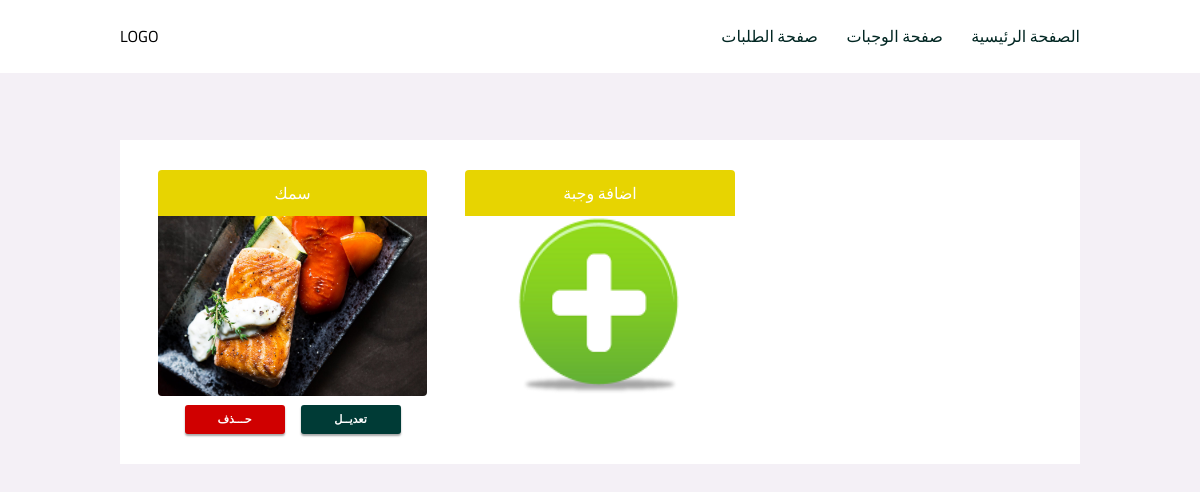
/admin/meals, run on the app's committed database.
### main.py (models this page shows)
class Meals(db.Model):
    id = db.Column(db.Integer, primary_key=True, autoincrement=True)
    name = db.Column(db.String(50), nullable=False)
    desc = db.Column(db.Text)
    price = db.Column(db.Numeric(10, 2))
    requests = db.relationship('Requests', backref='meal')
    photo_id = db.Column(db.Integer, db.ForeignKey('photos.id'))

class Photos(db.Model):
    id = db.Column(db.Integer, primary_key=True, autoincrement=True)
    url = db.Column(db.Text, nullable=False)
    meals = db.relationship('Meals', backref='photo')

### main.py (the view)
@app.route('/admin/meals')
def show_meals_for_admin():
    meals = o.get_all_meal()
    return render_template('show-meals-for-admin.html', meals=meals)

### main.py (called while the page is built)
    def get_all_meal(self):
        return Meals.query.all()

### templates/show-meals-for-admin.html (shortened to what this page needs)
<!DOCTYPE html>
<html lang="en">
  <head>
    <link href="{{ url_for('static', filename='style/style.css') }}" rel="stylesheet">
  </head>
  <body>
    <header id="header">
      <p>LOGO</p>
      <nav class="header-nav">
        <a href="#">الصفحة الرئيسية</a>
        <a href="#">صفحة الوجبات</a>
        <a href="#">صفحة الطلبات</a>
      </nav>
    </header>
    <main id="main-edit">
      <section class="meals-container">
        {% for meal in meals %}
          <div class="meal">
          <p>{{meal.name}}</p>
          <img src="{{meal.photo.url}}" />
          <div>
            <button onclick="location.href='{{url_for('delete_meal',id = meal.id)}}'" class="delete-btn">حـــذف</button>
            <button  onclick="location.href='{{url_for('update_meal',id = meal.id)}}'" class="edit-btn">تعديــل</button>
          </div>
          </div>
        {% endfor %}
        <div class="meal">
          <p>اضافة وجبة </p>
          <a href="/admin/meals/add_meal"><img src="/static/images/assets/add1.png"
                                               style="height: 180px; padding: 1px 50px;"/></a>
        </div>
      </section>
    </main>
  </body>
</html>

### static/style/style.css (style rules this page uses)
* { margin: 0; padding: 0; box-sizing: border-box; }
body { min-width: 960px; font-family: "Cairo", sans-serif; }
a { text-decoration: none; white-space: nowrap; }
#header { padding: 1.333rem 10%; display: flex; justify-content: space-between; background-color: white; }
#header .header-nav { display: flex; flex-direction: row-reverse; }
#header .header-nav > a { margin-right: 1.777rem; color: #012622; transition: opacity ease-in-out 300ms; }
#header .header-nav a:first-of-type { margin: 0; }
#main-edit { padding: 4.209rem 10%; min-height: calc(100vh - 2.666rem - 30px); background: #f4f0f6; }
#main-edit .meals-container { margin-bottom: 1.777rem; padding: 1.888rem 2.369rem; display: grid; grid-template-columns: 1fr 1fr 1fr; grid-gap: 2.369rem; background: white; }
#main-edit .meal { width: 100%; }
#main-edit .meal > p:first-of-type { padding: 8px 0; color: white; background: #e7d401; text-align: center; border-radius: 4px 4px 0 0; }
#main-edit .meal img { width: 100%; max-width: 100%; height: 180px; border-radius: 0 0 4px 4px; }
#main-edit .meal > div:last-of-type { display: flex; justify-content: center; }
#main-edit .delete-btn, #main-edit .edit-btn { padding: 8px; width: 100px; color: white; background: #003b36; border: none; border-radius: 3px; font-weight: 600; box-shadow: 0 2px 2px #01040457; cursor: pointer; text-align: center; transition: opacity ease-in-out 300ms; font-size: 0.7rem; }
#main-edit .edit-btn { margin-left: 8px; }
#main-edit .delete-btn { margin-right: 8px; background: #d00000; }

### data on the page
Meals: name "سمك", photo (picture)
